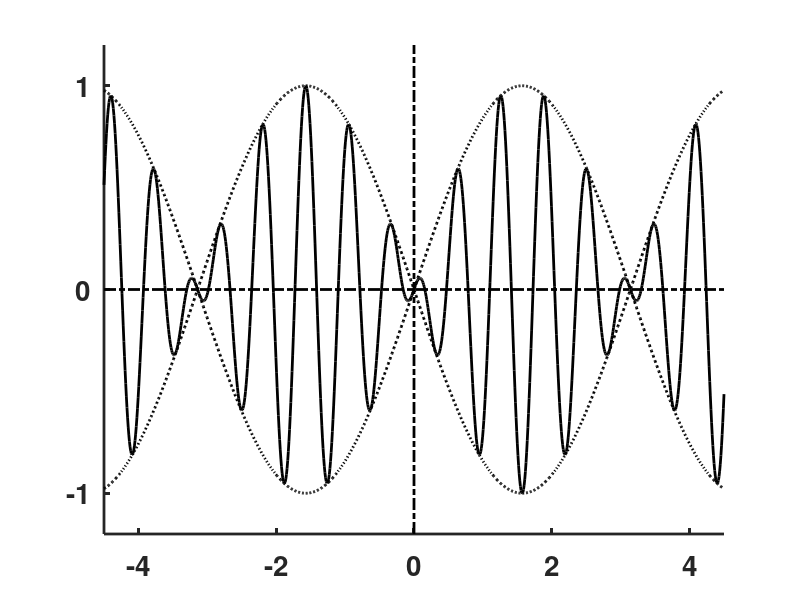

MATLAB code for this plot: (Note: this script raises an error after producing the figure.)
clear;  figure('Position',[100 100 400 400],'Color',[1 1 1]); clf;  hold on; 

xy=[-4.5 4.5 -1.2 1.2];
xx=linspace(-4.5,4.5,1000);  ym1=sin(xx);  
h(1)=plot(xx,ym1,'k:','LineWidth',2)
ym1=-sin(xx);  
h(2)=plot(xx,ym1,'k:','LineWidth',2)
ym1=sin(xx).*cos(10*xx);  
h(3)=plot(xx,ym1,'k','LineWidth',2)
set(gca,'LineWidth',2); 
axis(xy); axis manual;
plot([xy(1) xy(2)],[0 0],'k-.','LineWidth',2);
plot([0 0],[xy(3) xy(4)],'k-.','LineWidth',2);
set(gca,'XTick',[-4 -2 0 2 4],'YTick',[-1 0 1],'FontSize',20,'FontWeight','bold');

%assign labels for handles
g=legend(h,'sinx','-sinx','sin x.cos 10x',4);
set(g,'Color','none')
%export to eps (change path and file name accordingly)
print('-depsc2',sprintf('C:\\Documents and Settings\\ajay\\Desktop\\BootCampFig_1203\\BC_2003\\matlab\\fig17b'));
